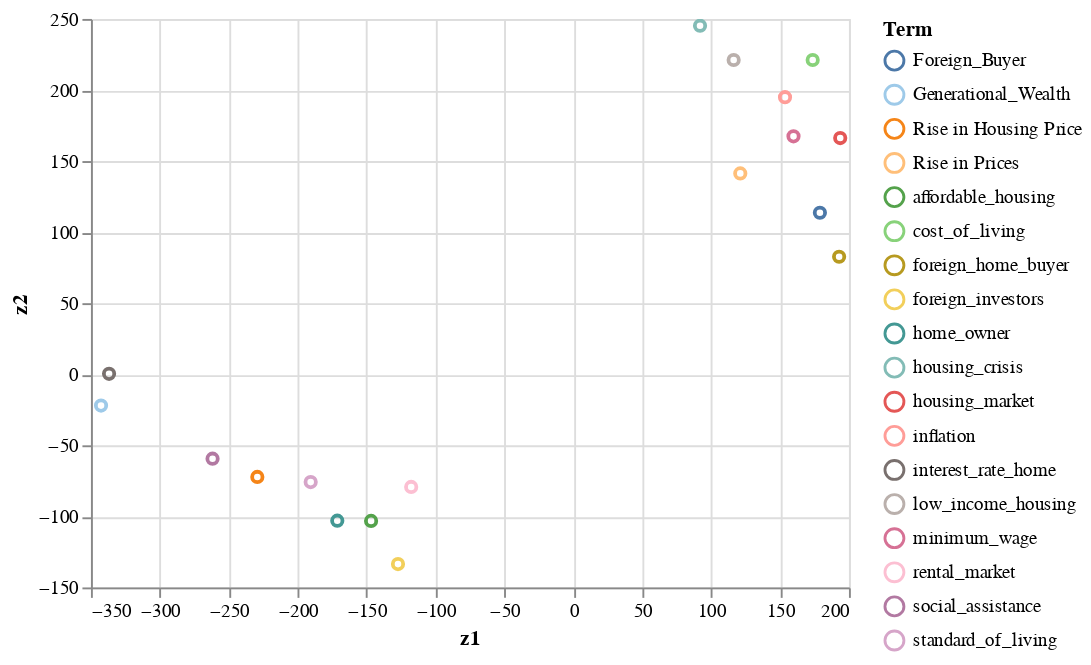

This figure's notebook cell:
### Code cell
# Perplexity = 2
# Click on elements in legend to highlight point on graph!
df_tsne4 = run_tsne_on_tsnedf(X, 2)

df_topics = []

for i in range(0,len(np_arrays_equal)):
    df_topics.append(np_arrays_equal[i].topic.unique())
    
df_topics = np.concatenate(df_topics)

df_tsne4['topic'] = df_topics

alt.data_transformers.disable_max_rows()
selection = alt.selection_multi(fields=['topic'], bind='legend')

alt.Chart(df_tsne4).mark_point().encode(
    x = 'z1',
    y = 'z2',
    color = alt.Color('topic:N', title = 'Term', scale=alt.Scale(scheme='tableau20')),# the person in the photo
    opacity=alt.condition(selection, alt.value(1), alt.value(0.2) )
).add_selection(
    selection
).interactive()

### Figure 1 — Vega-Lite specification as saved in the notebook (floating-point values rounded to 4 significant figures)
{"config": {"view": {"continuousWidth": 400, "continuousHeight": 300}}, "data": {"name": "data-43c908bc86bc3ec23909b0e42d1eb214"}, "mark": "point", "encoding": {"color": {"type": "nominal", "field": "topic", "scale": {"scheme": "tableau20"}, "title": "Term"}, "opacity": {"condition": {"value": 1, "selection": "selector003"}, "value": 0.2}, "x": {"type": "quantitative", "field": "z1"}, "y": {"type": "quantitative", "field": "z2"}}, "selection": {"selector003": {"type": "multi", "fields": ["topic"], "bind": "legend"}, "selector004": {"type": "interval", "bind": "scales", "encodings": ["x", "y"]}}, "$schema": "https://vega.github.io/schema/vega-lite/v4.8.1.json", "datasets": {"data-43c908bc86bc3ec23909b0e42d1eb214": [{"z1": -146.7, "z2": -103.2, "topic": "affordable_housing"}, {"z1": 173.7, "z2": 221.1, "topic": "cost_of_living"}, {"z1": 178.9, "z2": 113.6, "topic": "Foreign_Buyer"}, {"z1": 192.9, "z2": 82.7, "topic": "foreign_home_buyer"}, {"z1": -127.2, "z2": -133.6, "topic": "foreign_investors"}, {"z1": -342.7, "z2": -22.05, "topic": "Generational_Wealth"}, {"z1": -171.3, "z2": -103.0, "topic": "home_owner"}, {"z1": -229.3, "z2": -72.23, "topic": "Rise in Housing Price"}, {"z1": 91.94, "z2": 245.2, "topic": "housing_crisis"}, {"z1": 193.7, "z2": 166.2, "topic": "housing_market"}, {"z1": 153.6, "z2": 194.9, "topic": "inflation"}, {"z1": -336.9, "z2": 0.2843, "topic": "interest_rate_home"}, {"z1": 116.3, "z2": 221.1, "topic": "low_income_housing"}, {"z1": 159.8, "z2": 167.4, "topic": "minimum_wage"}, {"z1": -117.6, "z2": -79.29, "topic": "rental_market"}, {"z1": 121.1, "z2": 141.3, "topic": "Rise in Prices"}, {"z1": -261.8, "z2": -59.4, "topic": "social_assistance"}, {"z1": -190.6, "z2": -75.88, "topic": "standard_of_living"}]}}
